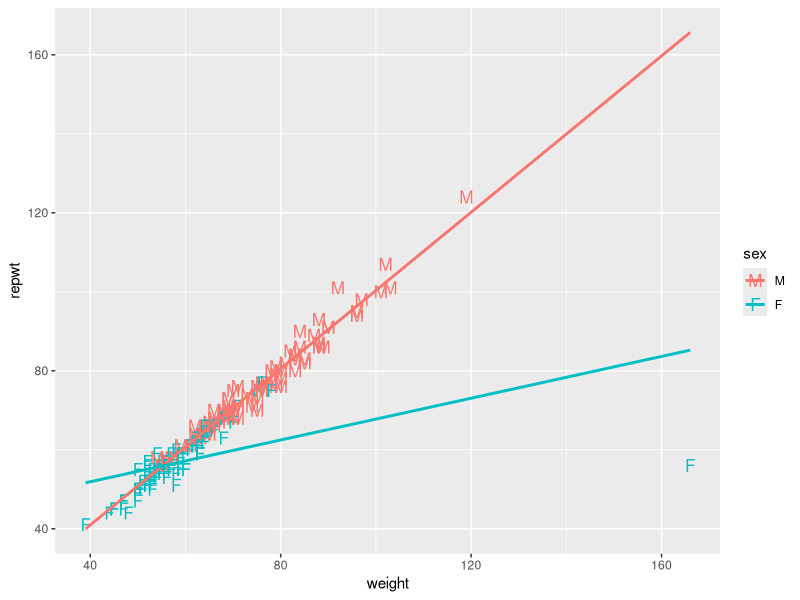
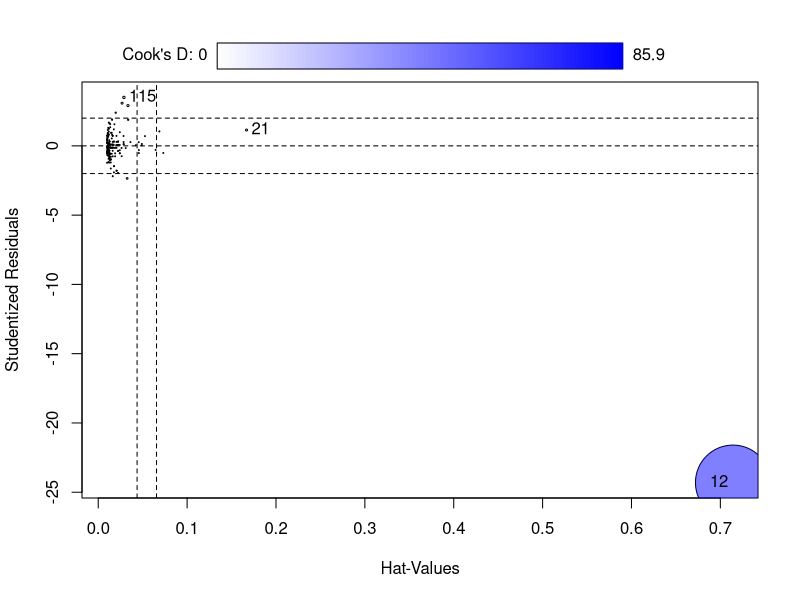
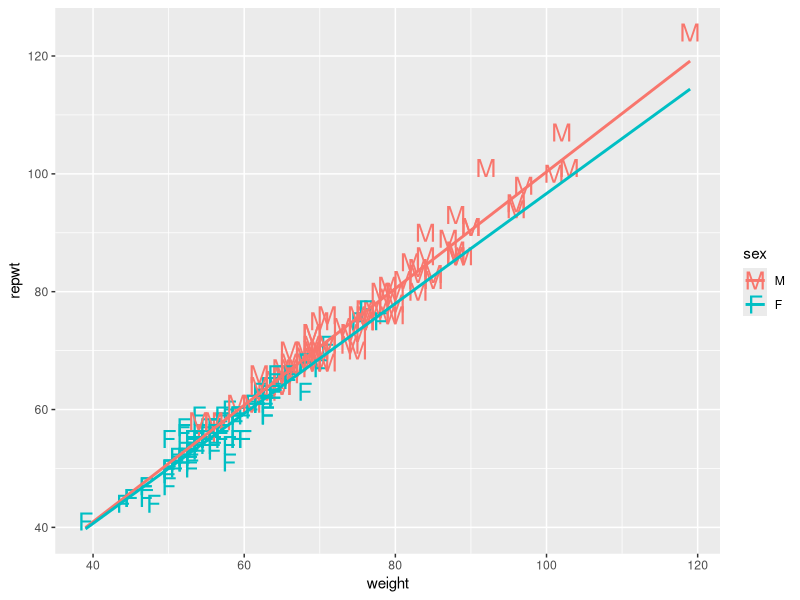
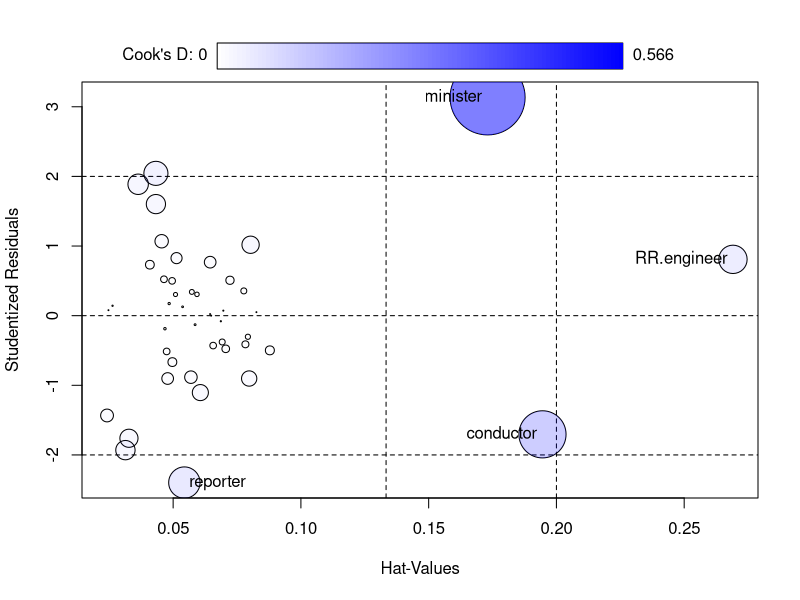
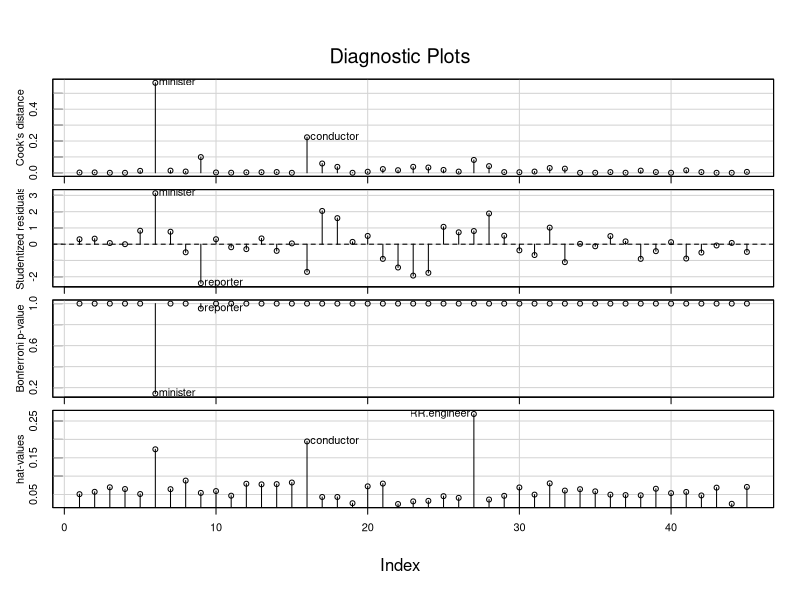

R code for these plots, in order:
## ---- chunk 1
library(car) # the dataset is in this package as well as some plotting tools
str(Davis)
Davis[1:10,]
## ---- chunk 2
Davis <- within(Davis, sex <- relevel(sex, ref='M'))
fit1 <- lm(repwt ~ weight *sex, data = Davis)
summary(fit1)
## ---- chunk 3
library(ggplot2)
q <- ggplot(Davis, aes(x=weight, y=repwt, color=sex, shape=sex))+
   geom_point(size=4)
q <- q + scale_shape_manual(values=c('M','F'))
q+geom_smooth(method='lm', size=1, se=FALSE, fullrange=TRUE)
## ---- chunk 4
library(car)
influencePlot(fit1) # note these functions are in the car package,
## ---- chunk 5
library(dplyr) # so that we can use the filter command
Davis2 <- filter(Davis, weight<160)
fit2 <-lm(repwt ~ weight *sex, data = Davis2)
summary(fit2)
## ---- chunk 6
q <- ggplot(Davis2, aes(x=weight, y=repwt, color=sex, shape=sex))+
  geom_point(size=6)
q <- q + scale_shape_manual(values=c('M','F'))
q+geom_smooth(method='lm', size=1, se=FALSE, fullrange=TRUE)
## ---- chunk 7
fit1 <- lm(prestige~education + income, data=Duncan)
summary(fit1)
## ---- chunk 8
influencePlot(fit1)
influenceIndexPlot(fit1, id.n=3)
## ---- chunk 9
fit2 <- update(fit1,
       subset = rownames(Duncan) != "minister")
compareCoefs(fit1,fit2)
## ---- chunk 10
fit3 <- update(fit1,
               subset = !(rownames(Duncan) %in% c('minister', 'conductor')) )
compareCoefs(fit1, fit2, fit3, se=FALSE)
